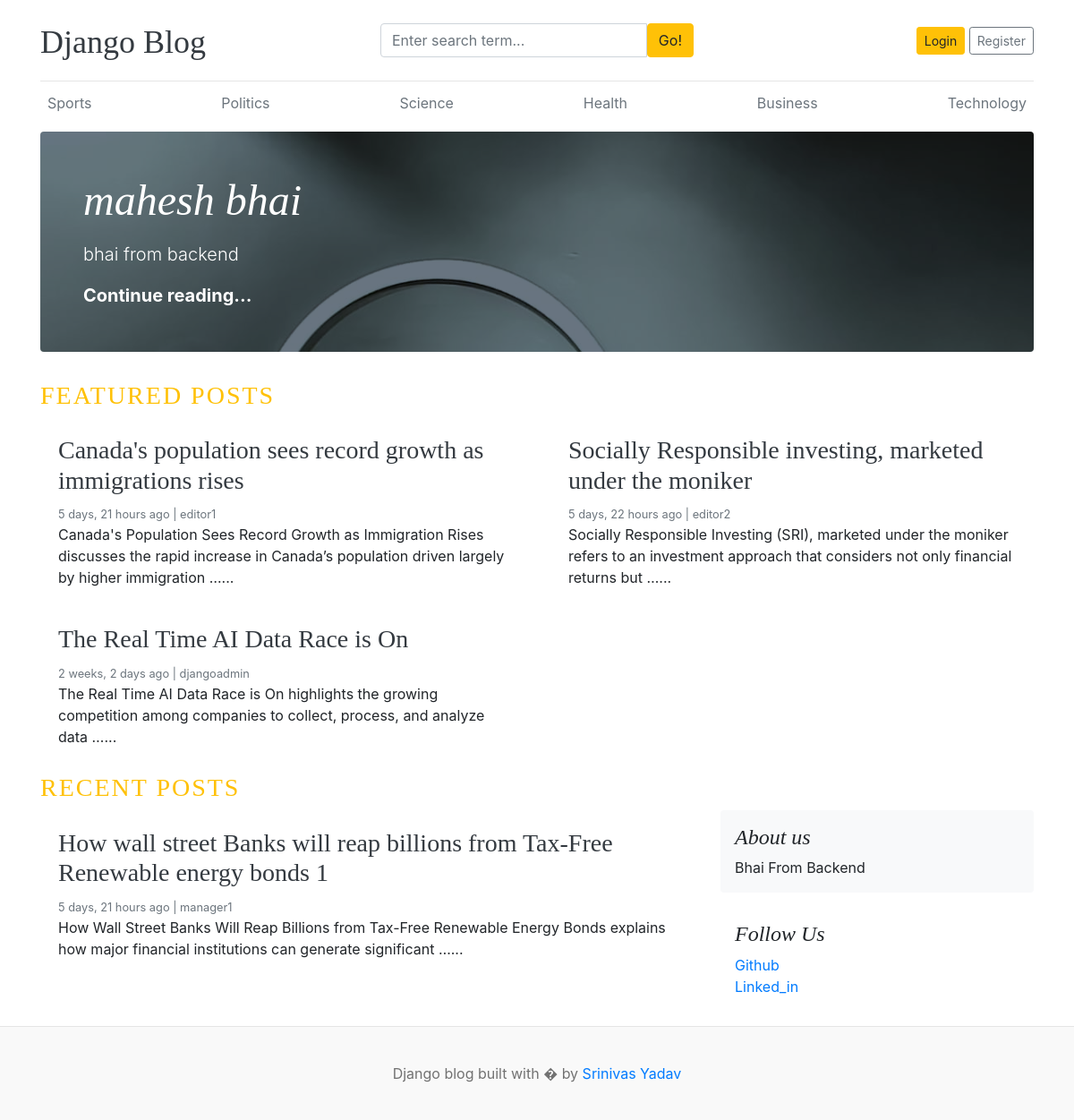
The page / on the database its author committed.
### blogs/models.py (models this page shows, shortened)
class Category(models.Model):
    category_name = models.CharField(max_length=50, unique=True)
    created_at=models.DateTimeField(auto_now_add=True)
    updated_at=models.DateTimeField(auto_now=True)
    class Meta:
        verbose_name_plural = 'Categories'

class Blog(models.Model):
    title = models.CharField(max_length=100)
    slug = models.SlugField(max_length=100, unique=True, blank=False)
    category = models.ForeignKey(Category, on_delete=models.CASCADE)
    author = models.ForeignKey(User, on_delete=models.CASCADE)
    featured_image = models.ImageField(upload_to = '%Y/%m/%d')
    short_description = models.TextField(max_length=500)
    blog_body = models.TextField(max_length=2000)
    status = models.CharField(max_length=20, choices=STATUS_CHOICES, default="Draft")
    is_featured  = models.BooleanField(default=False)
    created_at=models.DateTimeField(auto_now_add=True)
    updated_at=models.DateTimeField(auto_now=True)

### about/models.py (models this page shows, shortened)
class About(models.Model):
    about_heading = models.CharField(max_length=100)
    about_description = models.TextField(max_length=255)
    created_at=models.DateTimeField(auto_now_add=True)
    updated_at=models.DateTimeField(auto_now=True)
    class Meta:
        verbose_name_plural = 'About'

class SocialLink(models.Model):
    platform = models.CharField(max_length=25)
    link = models.URLField(max_length=100)
    created_at=models.DateTimeField(auto_now_add=True)
    updated_at=models.DateTimeField(auto_now=True)
    class Meta:
        verbose_name_plural = 'SocialLink'

### blog_main/views.py (the view)
# urls.py: 2. Add a URL to urlpatterns:  path('', views.home, name='home')
def home(request):
    categories = Category.objects.all()
    featured_posts = Blog.objects.filter(is_featured=True, status='Published').exclude(slug='').order_by('-updated_at')
    posts = Blog.objects.filter(is_featured=False, status='Published').exclude(slug='').order_by('-updated_at')
    try:
        about = About.objects.get()
    except:
        about = None
    context={
        'categories': categories,
        'featured_posts': featured_posts,
        'posts': posts,
        'about': about,
    }
    return render(request,'home.html',context)

### blogs/context_processors.py (called while the page is built)
def get_categories(request):
    categories = Category.objects.all()
    return dict(categories=categories)

def get_social_links(request):
    social_links = SocialLink.objects.all()
    return dict(social_links=social_links)

### templates/home.html
{% extends 'base.html' %}
{% block content %}
{% for post in featured_posts %}
{% if forloop.first %}
<div class="jumbotron p-3 p-md-5 text-white rounded bg-dark"
  style="background-image: url({{ post.featured_image.url }}); background-blend-mode: overlay; background-size:cover;">
  <div class="col-md-8 px-0">
    <h1 class="display-4 font-italic">{{ post.title }}</h1>
    <p class="lead my-3">{{ post.short_description |truncatewords:20 }}</p>
    <p class="lead mb-0"><a href="{% url 'blogs' post.slug %}" class="text-white font-weight-bold">Continue
        reading...</a></p>
  </div>
</div>
{% endif %}
{% endfor %}
<h3 class="text-uppercase text-warning" style="letter-spacing: 2px;">Featured Posts</h3>
<div class="row mb-2">
  {% for post in featured_posts %}
  {% if not forloop.first %}
  <div class="col-md-6">
    <div class="card border-0">
      <div class="card-body">
        <h3><a href="{% url 'blogs' post.slug %}" class="text-dark">{{ post.title }}</a></h3>
        <small class="mb-1 text-muted">{{post.updated_at | timesince}} ago | {{ post.author }}</small>
        <p class="card-text">{{ post.short_description|truncatewords:20 }}...</p>
      </div>
    </div>
  </div>
  {% endif %}
  {% endfor %}
</div>
<h3 class="text-uppercase text-warning" style="letter-spacing: 2px;">Recent Posts</h3>
<main role="main" class="container p-0">
  <div class="row">
    <div class="col-md-8 blog-main">
      {% for post in posts %}
      <div class="card border-0">
        <div class="card-body">
          <h3><a href="{% url 'blogs' post.slug %}" class="text-dark">{{ post.title }}</a></h3>
          <small class="mb-1 text-muted">{{post.updated_at | timesince}} ago | {{ post.author }}</small>
          <p class="card-text">{{ post.short_description|truncatewords:20 }}...</p>
        </div>
      </div>
      {% endfor %}
    </div>
    <aside class="col-md-4 blog-sidebar">
      <div class="p-3 mb-3 bg-light rounded">
        <h4 class="font-italic">{{ about.about_heading }}</h4>
        <p class="mb-0">{{ about.about_description }}</p>
      </div>
      {% if social_links %}
      <div class="p-3">
        <h4 class="font-italic">Follow Us</h4>
        <ol class="list-unstyled">
          {% for link in social_links %}
          <li><a href="{{ link.link }}" target="_blank">{{ link.platform }}</a></li>
          {% endfor %}
        </ol>
      </div>
      {% endif %}
    </aside>
  </div>
</main>
</div>
{% endblock %}

### templates/base.html (shortened to what this page needs)
{% load static %}
<!DOCTYPE html>
<html lang="en">
<head>
  <link href="https://getbootstrap.com/docs/4.0/dist/css/bootstrap.min.css" rel="stylesheet">
  <link href="{% static 'css/blog.css' %}" rel="stylesheet">
  <link rel="stylesheet" href="https://cdnjs.cloudflare.com/ajax/libs/font-awesome/4.7.0/css/font-awesome.min.css">
</head>
<body>
  <div class="container">
    <header class="blog-header py-3">
      <div class="row flex-nowrap justify-content-between align-items-center">
        <div class="col-4 pt-1">
          <a class="blog-header-logo text-dark" href="/">Django Blog</a>
        </div>
        <div class="col-4">
          <form action="{% url 'search' %}" method="GET">
            <div class="input-group">
              <input class="form-control" type="text" name="keyword" value="{{ keyword }}"
                placeholder="Enter search term..." aria-label="Enter search term..." aria-describedby="button-search" />
              <button type="submit" class="btn btn-warning" id="button-search" type="button">Go!</button>
            </div>
          </form>
        </div>
        <div class="col-4 d-flex justify-content-end align-items-center">
          {% if not user.is_authenticated %}
          <a class="btn btn-sm btn-warning" href="{% url 'login' %}">Login</a> &nbsp;
          <a class="btn btn-sm btn-outline-secondary" href="{% url 'register' %}">Register</a>
          {% else %}
          <span><a href="{% url 'dashboards' %}">Dashboard</a></span>
          &emsp;
          <span><a href="{% url 'logout' %}">Logout</a></span>
          {% endif %}
        </div>
      </div>
    </header>
    <div class="nav-scroller py-1 mb-2">
      <nav class="nav d-flex justify-content-between">
        {% for category in categories %}
        <a class="p-2 text-muted" href="{% url 'posts_by_category' category.id %}">{{ category.category_name }}</a>
        {% endfor %}
      </nav>
    </div>
    {% block content %}
    {% endblock %}
    <footer class="blog-footer">
      <p>Django blog built with � by <a href="#">Srinivas Yadav</a></p>
    </footer>
</body>
</html>

### blog_main/static/css/blog.css (style rules this page uses)
.blog-header { border-bottom: 1px solid #e5e5e5; }
.blog-header-logo { font-family: "Playfair Display", Georgia, "Times New Roman", serif; font-size: 2.25rem; }
h1, h2, h3, h4, h5, h6 { font-family: "Playfair Display", Georgia, "Times New Roman", serif; }
.display-4 { font-size: 2.5rem; }
@media (min-width: 768px) { .display-4 { font-size: 3rem; } }
.blog-footer { padding: 2.5rem 0; color: #727272; text-align: center; background-color: #f9f9f9; border-top: .05rem solid #e5e5e5; }
.blog-footer p:last-child { margin-bottom: 0; }

### rows shown on the page
Category: category_name "Sports"
Category: category_name "Politics"
Category: category_name "Science"
Category: category_name "Health"
Category: category_name "Business"
Category: category_name "Technology"
Blog: featured_image (picture), title "mahesh bhai", short_description "bhai from backend"
Blog: title "Canada's population sees record growth as immigrations rises", updated_at "5 days, 21 hours", author "editor1", short_description "Canada's Population Sees Record Growth as Immigration Rises discusses the rapid increase in Canada’s population driven largely by higher immigration …"
Blog: title "Socially Responsible investing, marketed under the moniker", updated_at "5 days, 22 hours", author "editor2", short_description "Socially Responsible Investing (SRI), marketed under the moniker refers to an investment approach that considers not only financial returns but …"
Blog: title "The Real Time AI Data Race is On", updated_at "2 weeks, 2 days", author "djangoadmin", short_description "The Real Time AI Data Race is On highlights the growing competition among companies to collect, process, and analyze data …"
Blog: title "How wall street Banks will reap billions from Tax-Free Renewable energy bonds 1", updated_at "5 days, 21 hours", author "manager1", short_description "How Wall Street Banks Will Reap Billions from Tax-Free Renewable Energy Bonds explains how major financial institutions can generate significant …"
About: about_heading "About us", about_description "Bhai From Backend"
SocialLink: platform "Github"
SocialLink: platform "Linked_in"
